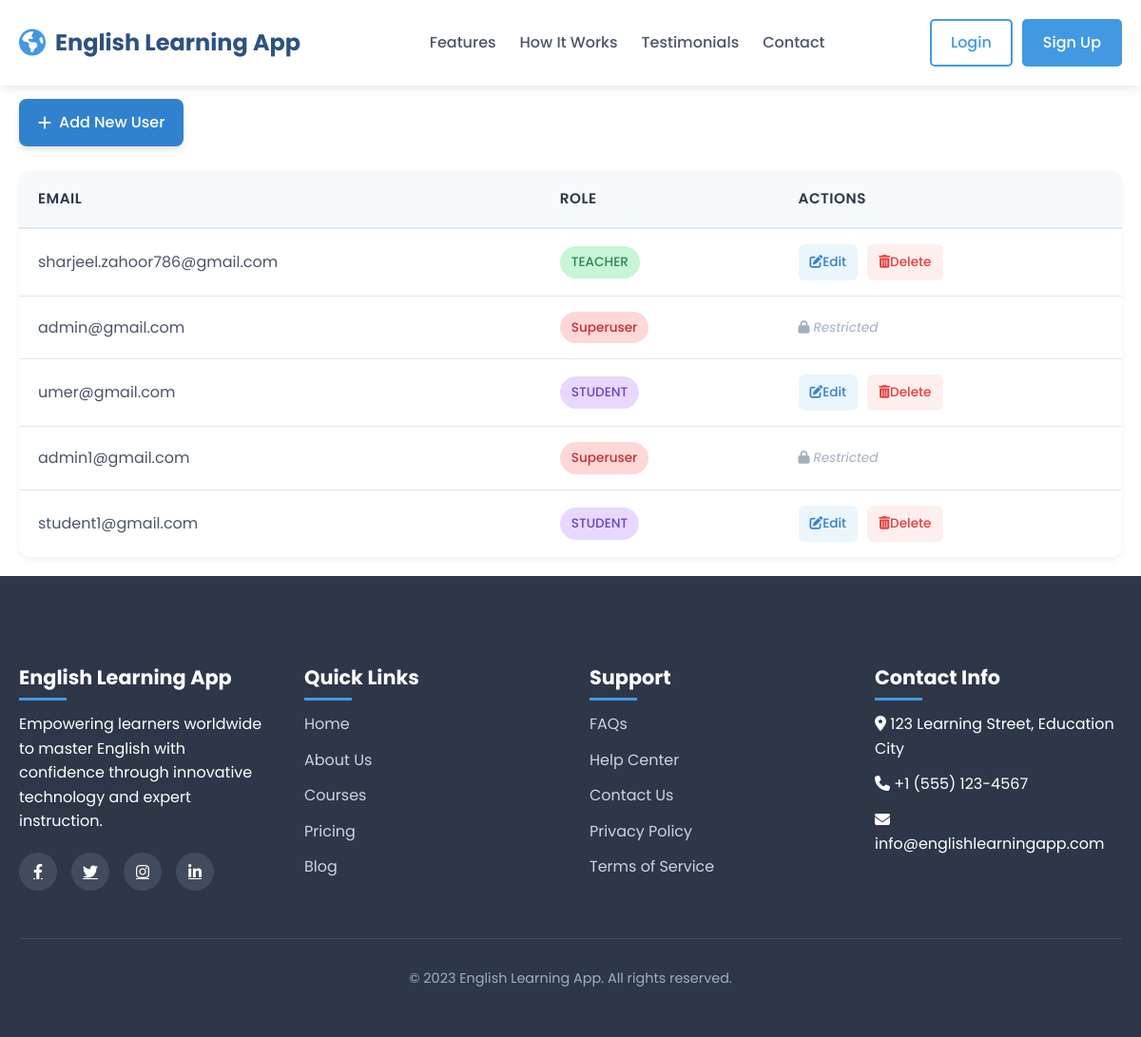
Page /accounts/users/ (signed in) on the committed database.
### accounts/models.py (models this page shows, shortened)
class User(AbstractUser):
    email = models.EmailField('email address', unique=True)
    class Roles(models.TextChoices):
        ADMIN = 'ADMIN', 'Admin'
        TEACHER = 'TEACHER', 'Teacher'
        STUDENT = 'STUDENT', 'Student'
    role = models.CharField(
        max_length=20,
        choices=Roles.choices,
        default=Roles.STUDENT
    )

### accounts/views.py (the view)
# urls.py: path("users/", views.user_list, name="user_list"),
@login_required
def user_list(request):
    if not request.user.is_superuser:  # ✅ only superuser can access
        return redirect("accounts:dashboard_redirect")
    users = User.objects.all()
    return render(request, "accounts/user_list.html", {"users": users})

### accounts/templates/accounts/user_list.html (shortened to what this page needs)
{% extends "core/home.html" %}
{% block content %}
<div class="container">
    <h1> Manage Users</h1>
    <a href="{% url 'accounts:user_create' %}" class="add-user-btn">
        <i class="fas fa-plus"></i> Add New User
    </a>
    {% if users %}
        <div class="table-container">
            <table>
                <thead>
                    <tr>
                        <th>Email</th>
                        <th>Role</th>
                        <th>Actions</th>
                    </tr>
                </thead>
                <tbody>
                    {% for user in users %}
                    <tr>
                        <td>{{ user.email }}</td>
                        <td>
                            {% if user.is_superuser %}
                                <span class="role-badge role-superuser">Superuser</span>
                            {% else %}
                                <span class="role-badge role-{{ user.role|lower }}">{{ user.role }}</span>
                            {% endif %}
                        </td>
                        <td>
                            <div class="actions">
                                {% if not user.is_superuser %}
                                    <a href="{% url 'accounts:user_edit' user.id %}" class="action-btn edit-btn">
                                        <i class="fas fa-edit"></i> Edit
                                    </a>
                                    <a href="{% url 'accounts:user_delete' user.id %}" class="action-btn delete-btn" onclick="return confirm('Are you sure you want to delete this user?')">
                                        <i class="fas fa-trash-alt"></i> Delete
                                    </a>
                                {% else %}
                                    <span class="restricted"><i class="fas fa-lock"></i> Restricted</span>
                                {% endif %}
                            </div>
                        </td>
                    </tr>
                    {% endfor %}
                </tbody>
            </table>
        </div>
    {% else %}
        <div class="empty-state">
            <i class="fas fa-users"></i>
            <p>No users found.</p>
        </div>
    {% endif %}
</div>
{% endblock %}

### core/templates/core/home.html (style rules this page uses)
* { margin: 0; padding: 0; box-sizing: border-box; }
body { font-family: 'Poppins', sans-serif; line-height: 1.6; color: #333; overflow-x: hidden; }
.container { width: 100%; max-width: 1200px; margin: 0 auto; padding: 0 20px; }

### accounts/templates/accounts/user_list.html (style rules this page uses)
.container { max-width: 1200px; margin: 0 auto; padding: 20px; font-family: 'Poppins', sans-serif; }
h1 { color: #2c5282; font-size: 2.5rem; margin-bottom: 20px; font-weight: 700; display: flex; align-items: center; }
.add-user-btn { display: inline-flex; align-items: center; background-color: #3182ce; color: white; padding: 12px 20px; border-radius: 8px; text-decoration: none; font-weight: 500; margin-bottom: 25px; transition: all 0.3s ease; box-shadow: 0 4px 6px rgba(0, 0, 0, 0.1); }
.add-user-btn i { margin-right: 8px; }
.table-container { background-color: white; border-radius: 12px; overflow: hidden; box-shadow: 0 4px 6px rgba(0, 0, 0, 0.05); }
table { width: 100%; border-collapse: collapse; }
thead { background-color: #f7fafc; border-bottom: 2px solid #e2e8f0; }
th { padding: 18px 20px; text-align: left; color: #2d3748; font-weight: 600; font-size: 0.95rem; text-transform: uppercase; letter-spacing: 0.5px; }
tbody tr { border-bottom: 1px solid #e2e8f0; transition: background-color 0.2s ease; }
tbody tr:last-child { border-bottom: none; }
td { padding: 16px 20px; color: #4a5568; }
.role-badge { display: inline-block; padding: 6px 12px; border-radius: 20px; font-size: 0.85rem; font-weight: 500; }
.role-superuser { background-color: #fed7d7; color: #c53030; }
.role-teacher { background-color: #c6f6d5; color: #2f855a; }
.role-student { background-color: #e9d8fd; color: #6b46c1; }
.actions { display: flex; gap: 10px; }
.action-btn { display: inline-flex; align-items: center; padding: 8px 12px; border-radius: 6px; text-decoration: none; font-size: 0.85rem; font-weight: 500; transition: all 0.2s ease; }
.edit-btn { background-color: rgba(66, 153, 225, 0.1); color: #3182ce; }
.delete-btn { background-color: rgba(245, 101, 101, 0.1); color: #e53e3e; }
.restricted { color: #a0aec0; font-style: italic; font-size: 0.85rem; }

### rows in the picture
User: email "sharjeel.zahoor786@gmail.com", role "TEACHER", is_superuser False (drawn)
User: email "admin@gmail.com", is_superuser "Superuser"
User: email "umer@gmail.com", role "STUDENT", is_superuser False (drawn)
User: email "admin1@gmail.com", is_superuser "Superuser"
User: email "student1@gmail.com", role "STUDENT", is_superuser False (drawn)
